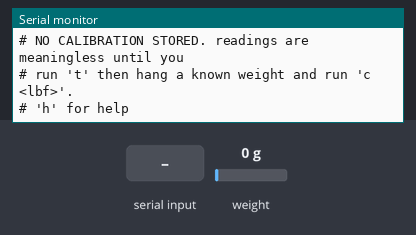
Simulated run of this sketch. Board: Arduino Nano, built with avr-gcc and run on an emulated ATmega328P. Parts: the last lines printed to the serial monitor. Inputs (shaded band) come from the test bench; at power-on: weight on the scale 0 g.

Above: at 4.4 s.
4.5 s: "THR1\n" received over Serial
At 5.4 s:
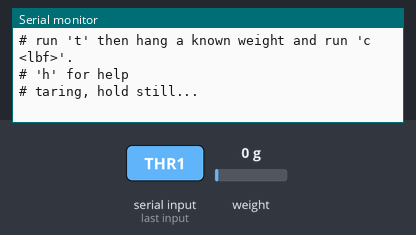
6.0 s: "?\n" received over Serial
At 8.7 s:
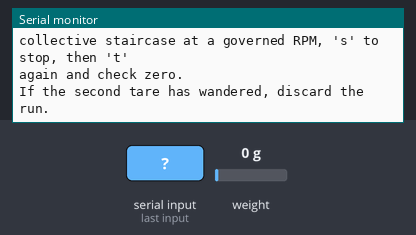
9.0 s: "R\n" received over Serial
At 10.8 s:
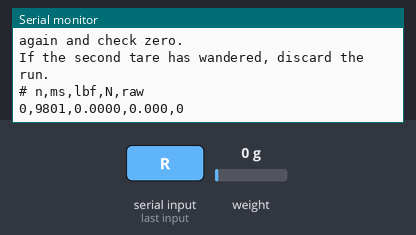
11.3 s: "s\n" received over Serial
At 11.9 s:
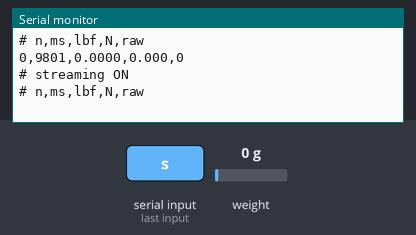
12.8 s: "S\n" received over Serial
At 13.3 s:
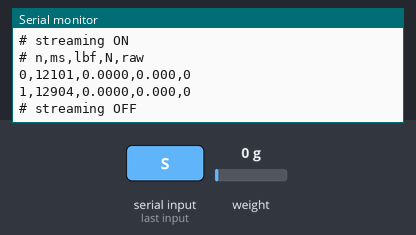
14.4 s: "c\n" received over Serial
At 15.4 s:
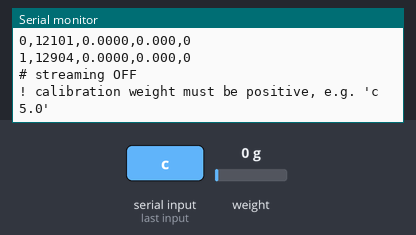

The sketch:

thrust_stand.ino
```cpp
/*
 * Nacelle Thrust Stand
 * S-beam load cell + HX711 + Arduino
 *
 * Measures axial thrust on a single VTOL nacelle mounted on an axial post.
 * The cell reads compression at rest (nacelle weight) and tension under thrust
 * (thrust exceeds weight). Both are handled: you tare with the motor off, and
 * every reading after that is change from tare, which is thrust.
 *
 * Requires the bogde HX711 library.
 *   Arduino IDE -> Library Manager -> search "HX711" -> install "HX711 Arduino Library"
 *   by Bogdan Necula. Or: https://github.com/bogde/HX711
 *
 * Serial: 115200 baud. Send 'h' for help.
 *
 * Upload with Arduino IDE 1.8.19, board Arduino Nano, processor plain ATmega328P.
 * NOT IDE 2.x (avrdude 8.0 cannot write this board) and NOT Old Bootloader.
 * See docs/13-arduino-working-config.md.
 *
 * Calibration factor is stored in EEPROM and survives power cycles.
 */

#include <HX711.h>
#include <EEPROM.h>

// ---------------------------------------------------------------- pins

const uint8_t PIN_DOUT = 2;   // HX711 DT
const uint8_t PIN_SCK  = 3;   // HX711 SCK

// ---------------------------------------------------------------- config

const uint32_t SERIAL_BAUD   = 115200;
const uint16_t STREAM_MS     = 100;   // asks for 10 Hz; the real rate is set by the
                                      // HX711 RATE switch and READ_AVG below.
                                      // RATE=L (10 SPS) x READ_AVG 8 => ~1.2 Hz.
                                      // RATE=H (80 SPS) x READ_AVG 8 => 10 Hz.
const uint8_t  READ_AVG      = 8;     // HX711 samples per reported value
const uint8_t  CAL_AVG       = 32;    // samples used during calibration
const uint16_t READY_TIMEOUT_MS = 600; // per conversion; RATE=L is 100 ms, H is 12.5 ms
const float    LBF_TO_N      = 4.4482216f;

// ---------------------------------------------------------------- EEPROM

const int      EE_ADDR_MAGIC = 0;
const int      EE_ADDR_CAL   = 4;
const int      EE_ADDR_SIGN  = 8;
const uint32_t EE_MAGIC      = 0x54485231UL;   // "THR1"

// ---------------------------------------------------------------- state

HX711    scale;
float    calFactor  = 1.0f;    // HX711 counts per lbf
int8_t   signFlip   = 1;       // +1 or -1
bool     streaming  = false;
uint32_t lastStream = 0;
uint32_t sampleNum  = 0;

char     cmdBuf[24];
uint8_t  cmdLen = 0;

// ---------------------------------------------------------------- EEPROM helpers

void saveSettings() {
  uint32_t magic = EE_MAGIC;
  EEPROM.put(EE_ADDR_MAGIC, magic);
  EEPROM.put(EE_ADDR_CAL, calFactor);
  EEPROM.put(EE_ADDR_SIGN, signFlip);
}

bool loadSettings() {
  uint32_t magic = 0;
  EEPROM.get(EE_ADDR_MAGIC, magic);
  if (magic != EE_MAGIC) return false;
  EEPROM.get(EE_ADDR_CAL, calFactor);
  EEPROM.get(EE_ADDR_SIGN, signFlip);
  if (!(calFactor > 0.0f) || isnan(calFactor)) { calFactor = 1.0f; return false; }
  if (signFlip != 1 && signFlip != -1) signFlip = 1;
  return true;
}

// ---------------------------------------------------------------- measurement

// Average n HX711 conversions into out. Returns false, with a '!' line, if
// the chip stops answering. The library's own read_average()/get_units()
// call wait_ready(), which spins forever when DT stays high on a broken cell
// lead, and the stream would simply stop with no message.
bool readCounts(uint8_t n, long &out) {
  long acc = 0;
  for (uint8_t i = 0; i < n; ++i) {
    if (!scale.wait_ready_timeout(READY_TIMEOUT_MS, 1)) {
      Serial.println(F("! HX711 timeout. cell lead, DT/SCK wiring, or 5V."));
      return false;
    }
    acc += scale.read();
  }
  out = acc / n;
  return true;
}

// Thrust in lbf from absolute counts: change from tare, scaled, signed.
float countsToLbf(long raw) {
  return signFlip * (float)(raw - scale.get_offset()) / calFactor;
}

void printHeader() {
  Serial.println(F("# n,ms,lbf,N,raw"));
}

// lbf and raw come from the SAME n conversions. (Earlier builds took two
// extra conversions for raw, so the columns were from different samples and
// each row cost 10 conversions instead of 8.)
void printReading(uint8_t n) {
  long raw;
  if (!readCounts(n, raw)) return;
  float lbf = countsToLbf(raw);
  Serial.print(sampleNum++);        Serial.print(',');
  Serial.print(millis());           Serial.print(',');
  Serial.print(lbf, 4);             Serial.print(',');
  Serial.print(lbf * LBF_TO_N, 3);  Serial.print(',');
  Serial.println(raw);
}

// ---------------------------------------------------------------- commands

void printHelp() {
  Serial.println();
  Serial.println(F("=== Nacelle Thrust Stand ==="));
  Serial.println(F("  h            this help"));
  Serial.println(F("  t            TARE. motor off, rig settled. do this every run."));
  Serial.println(F("  r            single reading"));
  Serial.println(F("  s            start / stop streaming (RATE=L gives ~1.2 Hz, H gives 10)"));
  Serial.println(F("  c <lbf>      calibrate: tare first, hang known weight, then e.g. 'c 5.0'"));
  Serial.println(F("  f            flip sign. REQUIRED after every 'c' on this rig."));
  Serial.println(F("  z            raw counts, no scaling. for diagnostics."));
  Serial.println(F("  d            dump settings"));
  Serial.println(F("  w            write settings to EEPROM"));
  Serial.println();
  Serial.println(F("Procedure per run: 't' with motor off, 's' to stream, run the"));
  Serial.println(F("collective staircase at a governed RPM, 's' to stop, then 't'"));
  Serial.println(F("again and check zero."));
  Serial.println(F("If the second tare has wandered, discard the run."));
  Serial.println();
}

void dumpSettings() {
  Serial.println();
  Serial.print(F("  calFactor (counts/lbf) : ")); Serial.println(calFactor, 4);
  Serial.print(F("  sign                   : ")); Serial.println((int)signFlip);
  Serial.print(F("  tare offset (counts)   : ")); Serial.println(scale.get_offset());
  Serial.print(F("  HX711 ready            : ")); Serial.println(scale.is_ready() ? F("yes") : F("NO"));
  Serial.println();
}

void doTare() {
  Serial.println(F("# taring, hold still..."));
  long raw;
  if (!readCounts(CAL_AVG, raw)) { Serial.println(F("! tare aborted")); return; }
  scale.set_offset(raw);
  Serial.print(F("# tare offset = "));
  Serial.println(scale.get_offset());
  Serial.println(F("# zeroed. readings are now change from tare."));
}

void doCalibrate(float knownLbf) {
  if (!(knownLbf > 0.0f)) {
    Serial.println(F("! calibration weight must be positive, e.g. 'c 5.0'"));
    return;
  }
  Serial.print(F("# calibrating against "));
  Serial.print(knownLbf, 3);
  Serial.println(F(" lbf. hold still..."));

  // raw minus tare offset, unscaled.
  long raw;
  if (!readCounts(CAL_AVG, raw)) { Serial.println(F("! calibration aborted")); return; }
  float counts = (float)(raw - scale.get_offset());

  if (fabs(counts) < 1000.0f) {
    Serial.println(F("! signal too small. is the weight applied? is the cell wired?"));
    return;
  }

  if (counts < 0) {
    signFlip = -1;
    counts = -counts;
    Serial.println(F("# negative signal, sign flipped automatically"));
  } else {
    signFlip = 1;
  }

  calFactor = counts / knownLbf;
  scale.set_scale(calFactor);
  saveSettings();

  Serial.print(F("# calFactor = "));
  Serial.print(calFactor, 4);
  Serial.println(F(" counts/lbf, saved to EEPROM"));
  long again;
  if (readCounts(CAL_AVG, again)) {
    Serial.print(F("# check: reading now "));
    Serial.print(countsToLbf(again), 4);
    Serial.println(F(" lbf"));
  }
}

void handleCommand(char *s) {
  while (*s == ' ') s++;
  char c = *s;

  switch (c) {
    case 'h': case 'H': case '?':
      printHelp();
      break;

    case 't': case 'T':
      doTare();
      break;

    case 'r': case 'R':
      printHeader();
      printReading(READ_AVG);
      break;

    case 's': case 'S':
      streaming = !streaming;
      if (streaming) {
        sampleNum = 0;
        Serial.println(F("# streaming ON"));
        printHeader();
      } else {
        Serial.println(F("# streaming OFF"));
      }
      break;

    case 'c': case 'C':
      doCalibrate(atof(s + 1));
      break;

    case 'f': case 'F':
      signFlip = -signFlip;
      saveSettings();
      Serial.print(F("# sign now "));
      Serial.println((int)signFlip);
      break;

    case 'z': case 'Z': {
      long raw;
      if (readCounts(CAL_AVG, raw)) {
        Serial.print(F("# raw counts = "));
        Serial.println(raw);
      }
      break;
    }

    case 'd': case 'D':
      dumpSettings();
      break;

    case 'w': case 'W':
      saveSettings();
      Serial.println(F("# settings written"));
      break;

    case '\0':
      break;

    default:
      Serial.println(F("! unknown command, 'h' for help"));
      break;
  }
}

void pollSerial() {
  while (Serial.available()) {
    char ch = Serial.read();
    if (ch == '\n' || ch == '\r') {
      if (cmdLen > 0) {
        cmdBuf[cmdLen] = '\0';
        handleCommand(cmdBuf);
        cmdLen = 0;
      }
    } else if (cmdLen < sizeof(cmdBuf) - 1) {
      cmdBuf[cmdLen++] = ch;
    }
  }
}

// ---------------------------------------------------------------- setup / loop

void setup() {
  Serial.begin(SERIAL_BAUD);
  while (!Serial) { ; }

  scale.begin(PIN_DOUT, PIN_SCK);

  uint32_t t0 = millis();
  while (!scale.is_ready() && millis() - t0 < 3000) { delay(10); }

  if (!scale.is_ready()) {
    Serial.println(F("! HX711 not responding. check DT/SCK pins and 5V/GND."));
  }

  bool loaded = loadSettings();
  scale.set_scale(calFactor);
  long boot;
  if (readCounts(CAL_AVG, boot)) scale.set_offset(boot);
  else Serial.println(F("! boot tare skipped; send 't' once the cell answers"));

  Serial.println();
  Serial.println(F("# Nacelle Thrust Stand ready"));
  if (loaded) {
    Serial.print(F("# calibration loaded from EEPROM, calFactor = "));
    Serial.println(calFactor, 4);
  } else {
    Serial.println(F("# NO CALIBRATION STORED. readings are meaningless until you"));
    Serial.println(F("# run 't' then hang a known weight and run 'c <lbf>'."));
  }
  Serial.println(F("# 'h' for help"));
  Serial.println();
}

void loop() {
  pollSerial();

  if (streaming && (millis() - lastStream >= STREAM_MS)) {
    lastStream = millis();
    printReading(READ_AVG);
  }
}
```

Measured:
- after the input at 4.5 s, the serial monitor: prints a new line at once (image 1)
- after the input at 6.0 s, the serial monitor: prints a new line after 1.7 s (image 2)
- after the input at 9.0 s, the serial monitor: prints a new line at once (image 3)
- after the input at 11.3 s, the serial monitor: prints a new line at once (image 4)
- after the input at 12.8 s, the serial monitor: prints a new line after 0.11 s (image 5)
- after the input at 14.4 s, the serial monitor: prints a new line at once (image 6)
